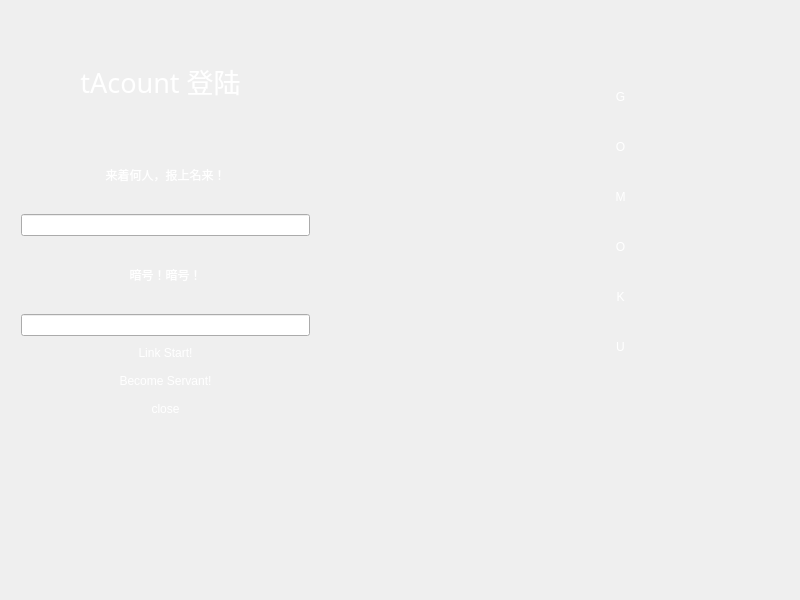
<?xml version="1.0" encoding="UTF-8"?>
<ui version="4.0">
 <class>logDialog</class>
 <widget class="QWidget" name="logDialog">
  <property name="geometry">
   <rect>
    <x>0</x>
    <y>0</y>
    <width>800</width>
    <height>600</height>
   </rect>
  </property>
  <property name="maximumSize">
   <size>
    <width>800</width>
    <height>600</height>
   </size>
  </property>
  <property name="contextMenuPolicy">
   <enum>Qt::PreventContextMenu</enum>
  </property>
  <property name="windowTitle">
   <string>Widget</string>
  </property>
  <property name="styleSheet">
   <string notr="true">	#logDialog
{border-image:url(C:/Users/lenovo/Desktop/s.png);}
#logDialog *{
border-image:url();
}</string>
  </property>
  <widget class="QLabel" name="label">
   <property name="geometry">
    <rect>
     <x>20</x>
     <y>60</y>
     <width>281</width>
     <height>41</height>
    </rect>
   </property>
   <property name="font">
    <font>
     <family>Adobe Arabic</family>
     <pointsize>20</pointsize>
    </font>
   </property>
   <property name="styleSheet">
    <string notr="true">border-image:url();
color: rgb(255, 255, 255);
</string>
   </property>
   <property name="text">
    <string>tAcount 登陆</string>
   </property>
   <property name="alignment">
    <set>Qt::AlignCenter</set>
   </property>
  </widget>
  <widget class="QWidget" name="verticalLayoutWidget">
   <property name="geometry">
    <rect>
     <x>10</x>
     <y>130</y>
     <width>311</width>
     <height>301</height>
    </rect>
   </property>
   <layout class="QVBoxLayout" name="verticalLayout">
    <item>
     <widget class="QLabel" name="label_10">
      <property name="styleSheet">
       <string notr="true">font: italic 16pt &quot;Adobe Arabic&quot;;
color: rgb(255, 255, 255);</string>
      </property>
      <property name="text">
       <string>来着何人，报上名来！</string>
      </property>
      <property name="alignment">
       <set>Qt::AlignCenter</set>
      </property>
     </widget>
    </item>
    <item>
     <widget class="QLineEdit" name="GetUserName">
      <property name="styleSheet">
       <string notr="true">border-image:url();</string>
      </property>
     </widget>
    </item>
    <item>
     <widget class="QLabel" name="label_3">
      <property name="maximumSize">
       <size>
        <width>16777215</width>
        <height>100</height>
       </size>
      </property>
      <property name="styleSheet">
       <string notr="true">border-image: url();
font: 75 italic 16pt &quot;Adobe Arabic&quot;;
color: rgb(255, 255, 255);</string>
      </property>
      <property name="text">
       <string>暗号！暗号！</string>
      </property>
      <property name="alignment">
       <set>Qt::AlignCenter</set>
      </property>
     </widget>
    </item>
    <item>
     <widget class="QLineEdit" name="PassWord">
      <property name="styleSheet">
       <string notr="true">border-image:url()</string>
      </property>
      <property name="echoMode">
       <enum>QLineEdit::Password</enum>
      </property>
     </widget>
    </item>
    <item>
     <widget class="QPushButton" name="log">
      <property name="styleSheet">
       <string notr="true">border-image: url();
font: 75 italic 16pt &quot;Adobe Arabic&quot;;
color: rgb(255, 255, 255);</string>
      </property>
      <property name="text">
       <string>Link Start!</string>
      </property>
      <property name="flat">
       <bool>true</bool>
      </property>
     </widget>
    </item>
    <item>
     <widget class="QPushButton" name="CreateUser">
      <property name="styleSheet">
       <string notr="true">border-image: url();
font: 75 italic 16pt &quot;Adobe Arabic&quot;;
color: rgb(255, 255, 255);</string>
      </property>
      <property name="text">
       <string>Become Servant!</string>
      </property>
      <property name="flat">
       <bool>true</bool>
      </property>
     </widget>
    </item>
    <item>
     <widget class="QPushButton" name="pushButton">
      <property name="styleSheet">
       <string notr="true">border-image: url();
font: 75 italic 16pt &quot;Adobe Arabic&quot;;
color: rgb(255, 255, 255);</string>
      </property>
      <property name="text">
       <string>close</string>
      </property>
      <property name="flat">
       <bool>true</bool>
      </property>
     </widget>
    </item>
   </layout>
  </widget>
  <widget class="QLabel" name="label_4">
   <property name="geometry">
    <rect>
     <x>600</x>
     <y>90</y>
     <width>41</width>
     <height>31</height>
    </rect>
   </property>
   <property name="styleSheet">
    <string notr="true">border-image:url();
color: rgb(255, 255, 255);
font: 75 12pt &quot;Adobe Caslon Pro Bold&quot;;</string>
   </property>
   <property name="text">
    <string>G</string>
   </property>
   <property name="textFormat">
    <enum>Qt::PlainText</enum>
   </property>
   <property name="alignment">
    <set>Qt::AlignHCenter|Qt::AlignTop</set>
   </property>
   <property name="wordWrap">
    <bool>true</bool>
   </property>
   <property name="openExternalLinks">
    <bool>false</bool>
   </property>
  </widget>
  <widget class="QLabel" name="label_5">
   <property name="geometry">
    <rect>
     <x>600</x>
     <y>140</y>
     <width>41</width>
     <height>31</height>
    </rect>
   </property>
   <property name="styleSheet">
    <string notr="true">border-image:url();
color: rgb(255, 255, 255);
font: 75 12pt &quot;Adobe Caslon Pro Bold&quot;;</string>
   </property>
   <property name="text">
    <string>O</string>
   </property>
   <property name="textFormat">
    <enum>Qt::PlainText</enum>
   </property>
   <property name="alignment">
    <set>Qt::AlignHCenter|Qt::AlignTop</set>
   </property>
   <property name="wordWrap">
    <bool>true</bool>
   </property>
   <property name="openExternalLinks">
    <bool>false</bool>
   </property>
  </widget>
  <widget class="QLabel" name="label_6">
   <property name="geometry">
    <rect>
     <x>600</x>
     <y>190</y>
     <width>41</width>
     <height>31</height>
    </rect>
   </property>
   <property name="styleSheet">
    <string notr="true">border-image:url();
color: rgb(255, 255, 255);
font: 75 12pt &quot;Adobe Caslon Pro Bold&quot;;</string>
   </property>
   <property name="text">
    <string>M</string>
   </property>
   <property name="textFormat">
    <enum>Qt::PlainText</enum>
   </property>
   <property name="alignment">
    <set>Qt::AlignHCenter|Qt::AlignTop</set>
   </property>
   <property name="wordWrap">
    <bool>true</bool>
   </property>
   <property name="openExternalLinks">
    <bool>false</bool>
   </property>
  </widget>
  <widget class="QLabel" name="label_7">
   <property name="geometry">
    <rect>
     <x>600</x>
     <y>240</y>
     <width>41</width>
     <height>31</height>
    </rect>
   </property>
   <property name="styleSheet">
    <string notr="true">border-image:url();
color: rgb(255, 255, 255);
font: 75 12pt &quot;Adobe Caslon Pro Bold&quot;;</string>
   </property>
   <property name="text">
    <string>O</string>
   </property>
   <property name="textFormat">
    <enum>Qt::PlainText</enum>
   </property>
   <property name="alignment">
    <set>Qt::AlignHCenter|Qt::AlignTop</set>
   </property>
   <property name="wordWrap">
    <bool>true</bool>
   </property>
   <property name="openExternalLinks">
    <bool>false</bool>
   </property>
  </widget>
  <widget class="QLabel" name="label_8">
   <property name="geometry">
    <rect>
     <x>600</x>
     <y>340</y>
     <width>41</width>
     <height>31</height>
    </rect>
   </property>
   <property name="styleSheet">
    <string notr="true">border-image:url();
color: rgb(255, 255, 255);
font: 75 12pt &quot;Adobe Caslon Pro Bold&quot;;</string>
   </property>
   <property name="text">
    <string>U</string>
   </property>
   <property name="textFormat">
    <enum>Qt::PlainText</enum>
   </property>
   <property name="alignment">
    <set>Qt::AlignHCenter|Qt::AlignTop</set>
   </property>
   <property name="wordWrap">
    <bool>true</bool>
   </property>
   <property name="openExternalLinks">
    <bool>false</bool>
   </property>
  </widget>
  <widget class="QLabel" name="label_9">
   <property name="geometry">
    <rect>
     <x>600</x>
     <y>290</y>
     <width>41</width>
     <height>31</height>
    </rect>
   </property>
   <property name="styleSheet">
    <string notr="true">border-image:url();
color: rgb(255, 255, 255);
font: 75 12pt &quot;Adobe Caslon Pro Bold&quot;;</string>
   </property>
   <property name="text">
    <string>K</string>
   </property>
   <property name="textFormat">
    <enum>Qt::PlainText</enum>
   </property>
   <property name="alignment">
    <set>Qt::AlignHCenter|Qt::AlignTop</set>
   </property>
   <property name="wordWrap">
    <bool>true</bool>
   </property>
   <property name="openExternalLinks">
    <bool>false</bool>
   </property>
  </widget>
 </widget>
 <layoutdefault spacing="6" margin="11"/>
 <resources/>
 <connections>
  <connection>
   <sender>pushButton</sender>
   <signal>clicked()</signal>
   <receiver>logDialog</receiver>
   <slot>close()</slot>
   <hints>
    <hint type="sourcelabel">
     <x>109</x>
     <y>429</y>
    </hint>
    <hint type="destinationlabel">
     <x>100</x>
     <y>211</y>
    </hint>
   </hints>
  </connection>
 </connections>
</ui>
